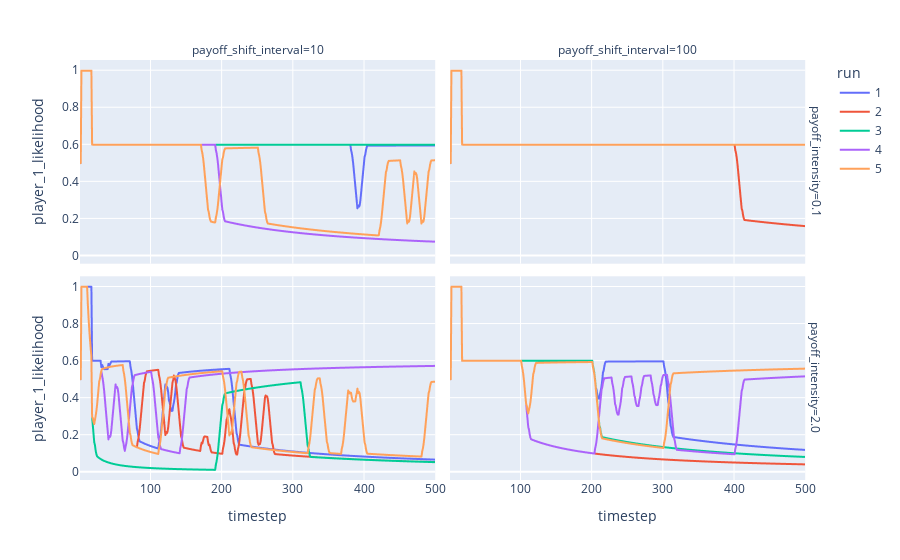

Notebook source saved alongside this figure:
### Code cell
fig_df = df.reset_index()

fig = px.line(fig_df,
              x='timestep',
              y='player_1_likelihood',
              color='run',
              facet_col='payoff_shift_interval',
              facet_row='payoff_intensity')
fig.show()

### Figure 1 — Plotly figure (JSON) as saved in the notebook; plotly's stock layout.template omitted (floating-point values rounded to 4 significant figures; data arrays with more than 128 entries replaced by an {"elided": "..."} marker saying what was removed)
{"data": [{"hovertemplate": "run=1<br>payoff_intensity=0.1<br>payoff_shift_interval=10<br>timestep=%{x}<br>player_1_likelihood=%{y}<extra></extra>", "legendgroup": "1", "line": {"color": "#636efa", "dash": "solid"}, "marker": {"symbol": "circle"}, "mode": "lines", "name": "1", "showlegend": true, "type": "scattergl", "x": {"elided": "500 int values"}, "xaxis": "x3", "y": {"elided": "500 float values"}, "yaxis": "y3"}, {"hovertemplate": "run=1<br>payoff_intensity=0.1<br>payoff_shift_interval=100<br>timestep=%{x}<br>player_1_likelihood=%{y}<extra></extra>", "legendgroup": "1", "line": {"color": "#636efa", "dash": "solid"}, "marker": {"symbol": "circle"}, "mode": "lines", "name": "1", "showlegend": false, "type": "scattergl", "x": {"elided": "500 int values"}, "xaxis": "x4", "y": {"elided": "500 float values"}, "yaxis": "y4"}, {"hovertemplate": "run=1<br>payoff_intensity=2.0<br>payoff_shift_interval=10<br>timestep=%{x}<br>player_1_likelihood=%{y}<extra></extra>", "legendgroup": "1", "line": {"color": "#636efa", "dash": "solid"}, "marker": {"symbol": "circle"}, "mode": "lines", "name": "1", "showlegend": false, "type": "scattergl", "x": {"elided": "500 int values"}, "xaxis": "x", "y": {"elided": "500 float values"}, "yaxis": "y"}, {"hovertemplate": "run=1<br>payoff_intensity=2.0<br>payoff_shift_interval=100<br>timestep=%{x}<br>player_1_likelihood=%{y}<extra></extra>", "legendgroup": "1", "line": {"color": "#636efa", "dash": "solid"}, "marker": {"symbol": "circle"}, "mode": "lines", "name": "1", "showlegend": false, "type": "scattergl", "x": {"elided": "500 int values"}, "xaxis": "x2", "y": {"elided": "500 float values"}, "yaxis": "y2"}, {"hovertemplate": "run=2<br>payoff_intensity=0.1<br>payoff_shift_interval=10<br>timestep=%{x}<br>player_1_likelihood=%{y}<extra></extra>", "legendgroup": "2", "line": {"color": "#EF553B", "dash": "solid"}, "marker": {"symbol": "circle"}, "mode": "lines", "name": "2", "showlegend": true, "type": "scattergl", "x": {"elided": "500 int values"}, "xaxis": "x3", "y": {"elided": "500 float values"}, "yaxis": "y3"}, {"hovertemplate": "run=2<br>payoff_intensity=0.1<br>payoff_shift_interval=100<br>timestep=%{x}<br>player_1_likelihood=%{y}<extra></extra>", "legendgroup": "2", "line": {"color": "#EF553B", "dash": "solid"}, "marker": {"symbol": "circle"}, "mode": "lines", "name": "2", "showlegend": false, "type": "scattergl", "x": {"elided": "500 int values"}, "xaxis": "x4", "y": {"elided": "500 float values"}, "yaxis": "y4"}, {"hovertemplate": "run=2<br>payoff_intensity=2.0<br>payoff_shift_interval=10<br>timestep=%{x}<br>player_1_likelihood=%{y}<extra></extra>", "legendgroup": "2", "line": {"color": "#EF553B", "dash": "solid"}, "marker": {"symbol": "circle"}, "mode": "lines", "name": "2", "showlegend": false, "type": "scattergl", "x": {"elided": "500 int values"}, "xaxis": "x", "y": {"elided": "500 float values"}, "yaxis": "y"}, {"hovertemplate": "run=2<br>payoff_intensity=2.0<br>payoff_shift_interval=100<br>timestep=%{x}<br>player_1_likelihood=%{y}<extra></extra>", "legendgroup": "2", "line": {"color": "#EF553B", "dash": "solid"}, "marker": {"symbol": "circle"}, "mode": "lines", "name": "2", "showlegend": false, "type": "scattergl", "x": {"elided": "500 int values"}, "xaxis": "x2", "y": {"elided": "500 float values"}, "yaxis": "y2"}, {"hovertemplate": "run=3<br>payoff_intensity=0.1<br>payoff_shift_interval=10<br>timestep=%{x}<br>player_1_likelihood=%{y}<extra></extra>", "legendgroup": "3", "line": {"color": "#00cc96", "dash": "solid"}, "marker": {"symbol": "circle"}, "mode": "lines", "name": "3", "showlegend": true, "type": "scattergl", "x": {"elided": "500 int values"}, "xaxis": "x3", "y": {"elided": "500 float values"}, "yaxis": "y3"}, {"hovertemplate": "run=3<br>payoff_intensity=0.1<br>payoff_shift_interval=100<br>timestep=%{x}<br>player_1_likelihood=%{y}<extra></extra>", "legendgroup": "3", "line": {"color": "#00cc96", "dash": "solid"}, "marker": {"symbol": "circle"}, "mode": "lines", "name": "3", "showlegend": false, "type": "scattergl", "x": {"elided": "500 int values"}, "xaxis": "x4", "y": {"elided": "500 float values"}, "yaxis": "y4"}, {"hovertemplate": "run=3<br>payoff_intensity=2.0<br>payoff_shift_interval=10<br>timestep=%{x}<br>player_1_likelihood=%{y}<extra></extra>", "legendgroup": "3", "line": {"color": "#00cc96", "dash": "solid"}, "marker": {"symbol": "circle"}, "mode": "lines", "name": "3", "showlegend": false, "type": "scattergl", "x": {"elided": "500 int values"}, "xaxis": "x", "y": {"elided": "500 float values"}, "yaxis": "y"}, {"hovertemplate": "run=3<br>payoff_intensity=2.0<br>payoff_shift_interval=100<br>timestep=%{x}<br>player_1_likelihood=%{y}<extra></extra>", "legendgroup": "3", "line": {"color": "#00cc96", "dash": "solid"}, "marker": {"symbol": "circle"}, "mode": "lines", "name": "3", "showlegend": false, "type": "scattergl", "x": {"elided": "500 int values"}, "xaxis": "x2", "y": {"elided": "500 float values"}, "yaxis": "y2"}, {"hovertemplate": "run=4<br>payoff_intensity=0.1<br>payoff_shift_interval=10<br>timestep=%{x}<br>player_1_likelihood=%{y}<extra></extra>", "legendgroup": "4", "line": {"color": "#ab63fa", "dash": "solid"}, "marker": {"symbol": "circle"}, "mode": "lines", "name": "4", "showlegend": true, "type": "scattergl", "x": {"elided": "500 int values"}, "xaxis": "x3", "y": {"elided": "500 float values"}, "yaxis": "y3"}, {"hovertemplate": "run=4<br>payoff_intensity=0.1<br>payoff_shift_interval=100<br>timestep=%{x}<br>player_1_likelihood=%{y}<extra></extra>", "legendgroup": "4", "line": {"color": "#ab63fa", "dash": "solid"}, "marker": {"symbol": "circle"}, "mode": "lines", "name": "4", "showlegend": false, "type": "scattergl", "x": {"elided": "500 int values"}, "xaxis": "x4", "y": {"elided": "500 float values"}, "yaxis": "y4"}, {"hovertemplate": "run=4<br>payoff_intensity=2.0<br>payoff_shift_interval=10<br>timestep=%{x}<br>player_1_likelihood=%{y}<extra></extra>", "legendgroup": "4", "line": {"color": "#ab63fa", "dash": "solid"}, "marker": {"symbol": "circle"}, "mode": "lines", "name": "4", "showlegend": false, "type": "scattergl", "x": {"elided": "500 int values"}, "xaxis": "x", "y": {"elided": "500 float values"}, "yaxis": "y"}, {"hovertemplate": "run=4<br>payoff_intensity=2.0<br>payoff_shift_interval=100<br>timestep=%{x}<br>player_1_likelihood=%{y}<extra></extra>", "legendgroup": "4", "line": {"color": "#ab63fa", "dash": "solid"}, "marker": {"symbol": "circle"}, "mode": "lines", "name": "4", "showlegend": false, "type": "scattergl", "x": {"elided": "500 int values"}, "xaxis": "x2", "y": {"elided": "500 float values"}, "yaxis": "y2"}, {"hovertemplate": "run=5<br>payoff_intensity=0.1<br>payoff_shift_interval=10<br>timestep=%{x}<br>player_1_likelihood=%{y}<extra></extra>", "legendgroup": "5", "line": {"color": "#FFA15A", "dash": "solid"}, "marker": {"symbol": "circle"}, "mode": "lines", "name": "5", "showlegend": true, "type": "scattergl", "x": {"elided": "500 int values"}, "xaxis": "x3", "y": {"elided": "500 float values"}, "yaxis": "y3"}, {"hovertemplate": "run=5<br>payoff_intensity=0.1<br>payoff_shift_interval=100<br>timestep=%{x}<br>player_1_likelihood=%{y}<extra></extra>", "legendgroup": "5", "line": {"color": "#FFA15A", "dash": "solid"}, "marker": {"symbol": "circle"}, "mode": "lines", "name": "5", "showlegend": false, "type": "scattergl", "x": {"elided": "500 int values"}, "xaxis": "x4", "y": {"elided": "500 float values"}, "yaxis": "y4"}, {"hovertemplate": "run=5<br>payoff_intensity=2.0<br>payoff_shift_interval=10<br>timestep=%{x}<br>player_1_likelihood=%{y}<extra></extra>", "legendgroup": "5", "line": {"color": "#FFA15A", "dash": "solid"}, "marker": {"symbol": "circle"}, "mode": "lines", "name": "5", "showlegend": false, "type": "scattergl", "x": {"elided": "500 int values"}, "xaxis": "x", "y": {"elided": "500 float values"}, "yaxis": "y"}, {"hovertemplate": "run=5<br>payoff_intensity=2.0<br>payoff_shift_interval=100<br>timestep=%{x}<br>player_1_likelihood=%{y}<extra></extra>", "legendgroup": "5", "line": {"color": "#FFA15A", "dash": "solid"}, "marker": {"symbol": "circle"}, "mode": "lines", "name": "5", "showlegend": false, "type": "scattergl", "x": {"elided": "500 int values"}, "xaxis": "x2", "y": {"elided": "500 float values"}, "yaxis": "y2"}], "layout": {"annotations": [{"font": {}, "showarrow": false, "text": "payoff_shift_interval=10", "x": 0.24, "xanchor": "center", "xref": "paper", "y": 1, "yanchor": "bottom", "yref": "paper"}, {"font": {}, "showarrow": false, "text": "payoff_shift_interval=100", "x": 0.74, "xanchor": "center", "xref": "paper", "y": 1, "yanchor": "bottom", "yref": "paper"}, {"font": {}, "showarrow": false, "text": "payoff_intensity=2.0", "textangle": 90, "x": 0.98, "xanchor": "left", "xref": "paper", "y": 0.2425, "yanchor": "middle", "yref": "paper"}, {"font": {}, "showarrow": false, "text": "payoff_intensity=0.1", "textangle": 90, "x": 0.98, "xanchor": "left", "xref": "paper", "y": 0.7575, "yanchor": "middle", "yref": "paper"}], "legend": {"title": {"text": "run"}, "tracegroupgap": 0}, "margin": {"t": 60}, "xaxis": {"anchor": "y", "domain": [0, 0.48], "title": {"text": "timestep"}}, "xaxis2": {"anchor": "y2", "domain": [0.5, 0.98], "matches": "x", "title": {"text": "timestep"}}, "xaxis3": {"anchor": "y3", "domain": [0, 0.48], "matches": "x", "showticklabels": false}, "xaxis4": {"anchor": "y4", "domain": [0.5, 0.98], "matches": "x", "showticklabels": false}, "yaxis": {"anchor": "x", "domain": [0, 0.485], "title": {"text": "player_1_likelihood"}}, "yaxis2": {"anchor": "x2", "domain": [0, 0.485], "matches": "y", "showticklabels": false}, "yaxis3": {"anchor": "x3", "domain": [0.515, 1], "matches": "y", "title": {"text": "player_1_likelihood"}}, "yaxis4": {"anchor": "x4", "domain": [0.515, 1], "matches": "y", "showticklabels": false}}}
